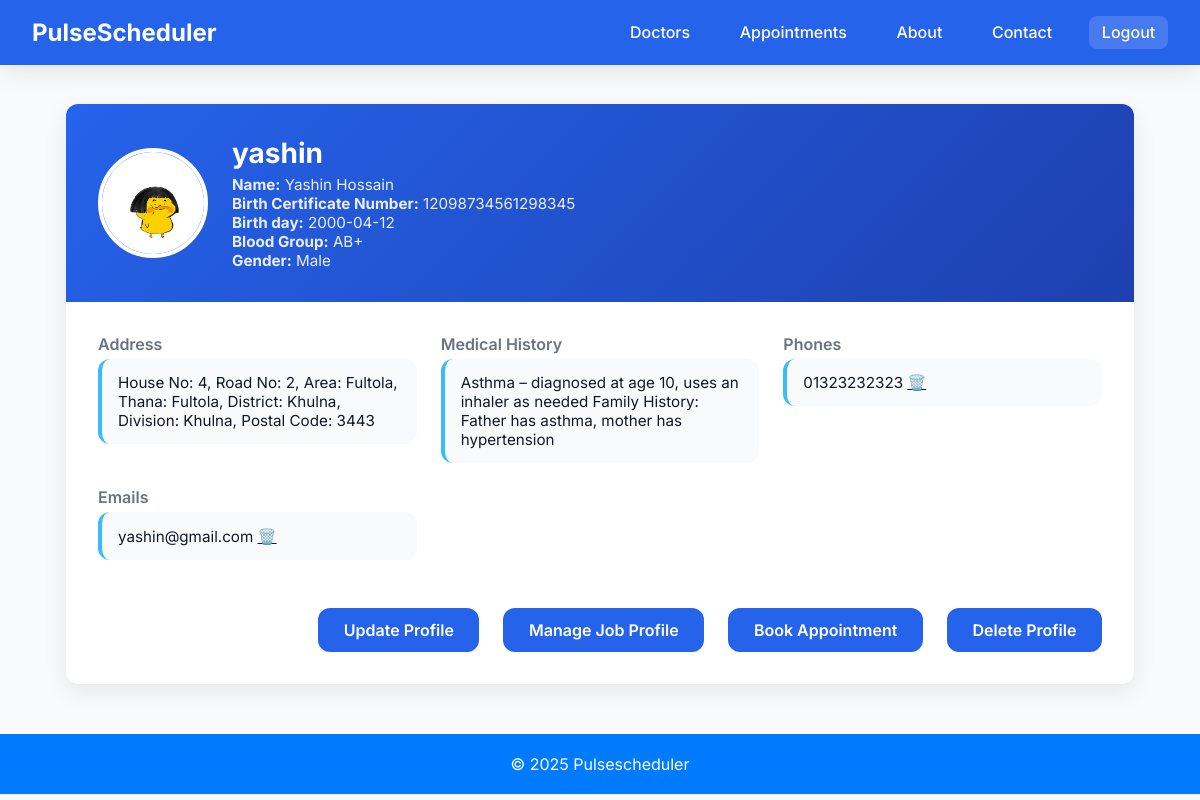
/doctor_profile.php (signed in), run on the app's committed database.
### tables this page shows
CREATE TABLE IF NOT EXISTS `systemuser` (
  `user_ID` int NOT NULL AUTO_INCREMENT,
  `user_name` varchar(250) NOT NULL,
  `user_password` varchar(250) NOT NULL,
  `full_name` varchar(250) DEFAULT NULL,
  `birth_certificate_number` char(17) DEFAULT NULL,
  `gender` enum('Male','Female','Other') DEFAULT NULL,
  `photo` text,
  `birth_day` date DEFAULT NULL,
  `blood_group` enum('A+','A-','B+','B-','O+','O-','AB+','AB-','Other') DEFAULT NULL,
  `medical_history` text,
  `role` enum('User','Admin','Head') DEFAULT 'User',
  PRIMARY KEY (`user_ID`),
  UNIQUE KEY `birth_cirtificate_number` (`birth_certificate_number`)
);

CREATE TABLE IF NOT EXISTS `user_phone` (
  `phone_ID` int NOT NULL AUTO_INCREMENT,
  `phone` varchar(11) DEFAULT NULL,
  `user_ID` int DEFAULT NULL,
  PRIMARY KEY (`phone_ID`),
  KEY `fk_phone` (`user_ID`)
);

CREATE TABLE IF NOT EXISTS `user_email` (
  `email_ID` int NOT NULL AUTO_INCREMENT,
  `email` varchar(250) DEFAULT NULL,
  `user_ID` int DEFAULT NULL,
  PRIMARY KEY (`email_ID`),
  KEY `fk_email` (`user_ID`)
);

### doctor_profile.php (the view, shortened to what this page needs)
<?php
include('db.php');
$user_ID = mysqli_real_escape_string($conn, $_SESSION['user_ID']);
$query = "SELECT * FROM systemuser WHERE user_ID='$user_ID'";
$result = mysqli_query($conn, $query);
$user = mysqli_fetch_assoc($result);
$address_query = "
    SELECT
        CONCAT_WS(', ',
            CONCAT('House No: ', IF(a.house_no IS NULL OR a.house_no = '', 'N/A', a.house_no)),
            CONCAT('Road No: ', IF(a.road IS NULL OR a.road = '', 'N/A', a.road)),
            CONCAT('Area: ', IF(a.area IS NULL OR a.area = '', 'N/A', a.area)),
            CONCAT('Thana: ', IF(a.thana IS NULL OR a.thana = '', 'N/A', a.thana)),
            CONCAT('District: ', IF(a.district IS NULL OR a.district = '', 'N/A', a.district)),
            CONCAT('Division: ', IF(a.division IS NULL OR a.division = '', 'N/A', a.division)),
            CONCAT('Postal Code: ', IF(a.postal_code IS NULL OR a.postal_code = '', 'N/A', a.postal_code))
        ) AS full_address
    FROM user_address as a
    WHERE user_ID = $user_ID;
";
$address_result = mysqli_query($conn, $address_query);
$address = mysqli_fetch_assoc($address_result);
$user_name = $user['user_name'] ?? 'N/A';
$image_path = !empty($user['photo']) ? $user['photo'] : 'default.png';
$name = $user['full_name'] ?? 'N/A';
$address1 = $address['full_address'] ?? 'N/A';
$age = $user['birth_day'] ?? 'N/A';
$gender = $user['gender'] ?? 'N/A';
$medical_history = $user['medical_history'] ?? 'N/A';
$blood_group = $user['blood_group'] ?? 'N/A';
$bc_number = $user['birth_certificate_number'] ?? 'N/A';
?>
<!DOCTYPE html>
<html lang="en">
<head>
</head>
<body>
    <nav class="navbar">
        <a href="#" class="logo">PulseScheduler</a>
        <div class="nav-links">
            <a href="doctor_list.php">Doctors</a>
            <a href="appointments.php">Appointments</a>
            <a href="AboutUs.php">About</a>
            <a href="Contact.php">Contact</a>
            <a href="logout.php" class="logout">Logout</a>
        </div>
    </nav>
    <div class="container">
        <div class="profile-card">
            <div class="profile-card-header">
                <div class="profile-photo">
                <img src="<?php echo $image_path; ?>" alt="Profile Photo">
                </div>
                <div class="profile-info">
                    <h2><?php echo $user_name; ?></h2>
                    <p><strong>Name:</strong> <?php echo $name; ?></p>
                    <p><strong>Birth Certificate Number:</strong> <?php echo $bc_number; ?></p>
                    <p><strong>Birth day:</strong> <?php echo $age; ?></p>
                    <p><strong>Blood Group:</strong> <?php echo $blood_group; ?></p>
                    <p><strong>Gender:</strong> <?php echo $gender; ?></p>
                </div>
            </div>
            <div class="profile-details">
                <div class="detail-group">
                    <span class="detail-label">Address</span>
                    <span class="detail-value"><?php echo $address1; ?></span>
                </div>
                <div class="detail-group">
                    <span class="detail-label">Medical History</span>
                    <span class="detail-value"><?php echo $medical_history; ?></span>
                </div>
                <div class="detail-group">
                    <span class="detail-label">Phones</span>
                    <span class="detail-value">
                    <?php
                $phone_query = "SELECT phone_ID, phone FROM user_phone WHERE user_ID = '$user_ID'";
                $phone_result = mysqli_query($conn, $phone_query);
                while ($row = mysqli_fetch_assoc($phone_result)) {
                echo "<div>{$row['phone']}
                <a href='delete_phone.php?id={$row['phone_ID']}' class='delete-link' data-type='phone' data-value=\"{$row['phone']}\" data-url='delete_phone.php?id={$row['phone_ID']}'>🗑️</a>
                </div>";
                }
                ?>
</span>
                </div>
                <div class="detail-group">
                    <span class="detail-label">Emails</span>
                    <span class="detail-value">
                    <?php
$email_query = "SELECT email_ID, email FROM user_email WHERE user_ID = '$user_ID'";
$email_result = mysqli_query($conn, $email_query);
while ($row = mysqli_fetch_assoc($email_result)) {
    echo "<div>{$row['email']}
        <a href='delete_email.php?id={$row['email_ID']}'
           class='delete-link'
           data-type='email'
           data-value=\"" . htmlspecialchars($row['email']) . "\"
           data-url='delete_email.php?id={$row['email_ID']}'>🗑️</a>
    </div>";
}
?>
</span>
                </div>
            </div>
            <div class="action-buttons">
                <a href="update_general_profile.php" class="btn">Update Profile</a>
                <a href="manage_doctor_profile.php" class="btn">Manage Job Profile</a>
                <a href="book_appointment.php" class="btn">Book Appointment</a>
                <a href="delete_general_profile.php" class="btn">Delete Profile</a>
            </div>
        </div>
    </div>
    <footer id="footer">
        <p>&copy; 2025 Pulsescheduler</p>
    </footer>
</body>
</html>

### doctor_profile.php (style rules this page uses)
:root { --primary-color: #2563eb; --secondary-color: #1e40af; --accent-color: #38bdf8; --light-bg: #f9fafb; --white: #ffffff; --gray: #6b7280; --dark-text: #111827; --border-radius: 12px; --box-shadow: 0 8px 24px rgba(0, 0, 0, 0.08); }
* { margin: 0; padding: 0; box-sizing: border-box; }
body { font-family: 'Inter', sans-serif; background-color: var(--light-bg); color: var(--dark-text); }
.navbar { background: var(--primary-color); padding: 1rem 2rem; display: flex; justify-content: space-between; align-items: center; position: fixed; width: 100%; top: 0; z-index: 100; box-shadow: var(--box-shadow); }
.logo { color: white; font-size: 1.5rem; font-weight: 700; text-decoration: none; }
.nav-links { display: flex; gap: 1.5rem; }
.nav-links a { color: white; text-decoration: none; font-weight: 500; padding: 0.4rem 0.8rem; border-radius: 8px; transition: background 0.3s; }
.nav-links a:hover, .nav-links a.logout { background-color: rgba(255, 255, 255, 0.15); }
.container { max-width: 1100px; margin: 6.5rem auto 2rem; padding: 0 1rem; }
.profile-card { background: var(--white); border-radius: var(--border-radius); box-shadow: var(--box-shadow); overflow: hidden; }
.profile-card-header { background: linear-gradient(135deg, var(--primary-color), var(--secondary-color)); color: white; padding: 2rem; display: flex; align-items: center; gap: 1.5rem; flex-wrap: wrap; }
.profile-photo img { width: 110px; height: 110px; object-fit: cover; border-radius: 50%; border: 4px solid white; display: block; }
.profile-info h2 { font-size: 1.75rem; margin-bottom: 0.3rem; }
.profile-info p { font-size: 0.95rem; opacity: 0.9; }
.profile-details { padding: 2rem; display: grid; grid-template-columns: repeat(auto-fit, minmax(280px, 1fr)); gap: 1.5rem; }
.detail-group { display: flex; flex-direction: column; }
.detail-label { font-weight: 600; color: var(--gray); margin-bottom: 0.3rem; }
.detail-value { background: var(--light-bg); padding: 0.9rem 1rem; border-radius: var(--border-radius); border-left: 4px solid var(--accent-color); font-size: 0.95rem; }
.action-buttons { display: flex; justify-content: flex-end; padding: 1rem 2rem 2rem; }
.btn { padding: 0.75rem 1.6rem; background-color: var(--primary-color); color: white; border-radius: var(--border-radius); font-weight: 600; text-decoration: none; transition: all 0.3s ease; margin-left: 1.5rem; }
footer { background: #007BFF; color: white; text-align: center; padding: 20px; margin-top: 50px; }
footer p { font-size: 16px; }

### data on the page
systemuser: photo (picture), user_name "yashin", full_name "Yashin Hossain", birth_certificate_number "12098734561298345", birth_day "2000-04-12", blood_group "AB+", gender "Male", medical_history "Asthma – diagnosed at age 10, uses an inhaler as needed Family History: Father has asthma, mother has hypertension"
user_phone: phone "01323232323"
user_email: email "yashin@gmail.com"

### other printed values
$address1 "House No: 4, Road No: 2, Area: Fultola, Thana: Fultola, District: Khulna, Division: Khulna, Postal Code: 3443"
